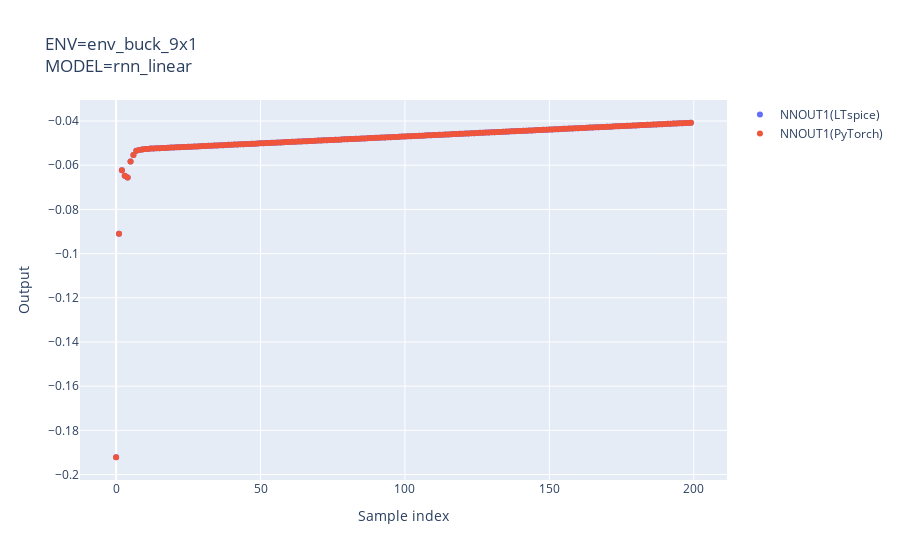

The code cell stored with this chart in its notebook:
### Code cell
ENV_NAME = "env_buck_9x1"
MODEL_NAME = "rnn_linear"
PY_FILENAME = ENV_NAME + '_' + MODEL_NAME     # output python file name
SP_FILENAME = ENV_NAME + '_' + MODEL_NAME     # output ltspice subcircuit name
actor = step1()
actions, actions_py = step2(actor)
step3(actions, actions_py)

### Figure 1 — Plotly figure (JSON) as saved in the notebook; plotly's stock layout.template omitted (floating-point values rounded to 4 significant figures; data arrays with more than 128 entries replaced by an {"elided": "..."} marker saying what was removed)
{"data": [{"mode": "markers", "name": "NNOUT1(LTspice)", "type": "scatter", "x": {"elided": "200 int values"}, "y": {"elided": "200 float values"}}, {"mode": "markers", "name": "NNOUT1(PyTorch)", "type": "scatter", "x": {"elided": "200 int values"}, "y": {"elided": "200 float values"}}], "layout": {"title": {"text": "ENV=env_buck_9x1<br>MODEL=rnn_linear"}, "xaxis": {"title": {"text": "Sample index"}}, "yaxis": {"title": {"text": "Output"}}}}
